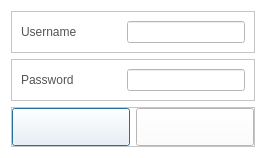
<?xml version="1.0" encoding="UTF-8"?>
<ui version="4.0">
 <class>SetupLoginDialog</class>
 <widget class="QDialog" name="SetupLoginDialog">
  <property name="geometry">
   <rect>
    <x>0</x>
    <y>0</y>
    <width>258</width>
    <height>154</height>
   </rect>
  </property>
  <property name="windowTitle">
   <string>Dialog</string>
  </property>
  <property name="styleSheet">
   <string notr="true">QLabel
{
	color: rgb(84, 84, 84);
	font: 14pt &quot;Segoe UI&quot;;
}
QPushButton
{
	color: rgb(84, 84, 84);
	font: 14pt &quot;Segoe UI&quot;;
}
QLineEdit
{
	color: rgb(84, 84, 84);
	font: 14pt &quot;Segoe UI&quot;;
}
QWidget
{
	background-color: rgb(255, 255, 255);
}</string>
  </property>
  <layout class="QGridLayout" name="gridLayout">
   <item row="0" column="0">
    <widget class="QFrame" name="frame0">
     <property name="frameShape">
      <enum>QFrame::StyledPanel</enum>
     </property>
     <property name="frameShadow">
      <enum>QFrame::Raised</enum>
     </property>
     <layout class="QHBoxLayout" name="horizontalLayout_2">
      <item>
       <widget class="QLabel" name="label0">
        <property name="minimumSize">
         <size>
          <width>100</width>
          <height>0</height>
         </size>
        </property>
        <property name="text">
         <string>Username</string>
        </property>
       </widget>
      </item>
      <item>
       <widget class="QLineEdit" name="lineEdit0">
        <property name="minimumSize">
         <size>
          <width>100</width>
          <height>0</height>
         </size>
        </property>
       </widget>
      </item>
     </layout>
    </widget>
   </item>
   <item row="1" column="0">
    <widget class="QFrame" name="frame1">
     <property name="frameShape">
      <enum>QFrame::StyledPanel</enum>
     </property>
     <property name="frameShadow">
      <enum>QFrame::Raised</enum>
     </property>
     <layout class="QHBoxLayout" name="horizontalLayout_3">
      <item>
       <widget class="QLabel" name="label1">
        <property name="minimumSize">
         <size>
          <width>100</width>
          <height>0</height>
         </size>
        </property>
        <property name="text">
         <string>Password</string>
        </property>
       </widget>
      </item>
      <item>
       <widget class="QLineEdit" name="lineEdit1">
        <property name="minimumSize">
         <size>
          <width>100</width>
          <height>0</height>
         </size>
        </property>
        <property name="echoMode">
         <enum>QLineEdit::Password</enum>
        </property>
       </widget>
      </item>
     </layout>
    </widget>
   </item>
   <item row="2" column="0">
    <widget class="QFrame" name="frameBtn">
     <property name="styleSheet">
      <string notr="true">QPushButton
{
	border-image: url(&quot;:/resource/audiocd-popup-btn110-ok-n.png&quot;);
	width: 110px;
	height: 30px;
	color: rgb(84, 84, 84)
}

QPushButton:hover
{
 	border-image: url(&quot;:/resource/audiocd-popup-btn110-ok-h.png&quot;);
	width: 110px;
	height: 30px;	
	color: rgb(255, 255, 255)
}</string>
     </property>
     <property name="frameShape">
      <enum>QFrame::StyledPanel</enum>
     </property>
     <property name="frameShadow">
      <enum>QFrame::Raised</enum>
     </property>
     <layout class="QHBoxLayout" name="horizontalLayout">
      <property name="leftMargin">
       <number>0</number>
      </property>
      <property name="topMargin">
       <number>0</number>
      </property>
      <property name="rightMargin">
       <number>0</number>
      </property>
      <property name="bottomMargin">
       <number>0</number>
      </property>
      <item>
       <spacer name="horizontalSpacer">
        <property name="orientation">
         <enum>Qt::Horizontal</enum>
        </property>
        <property name="sizeHint" stdset="0">
         <size>
          <width>1</width>
          <height>20</height>
         </size>
        </property>
       </spacer>
      </item>
      <item>
       <widget class="QPushButton" name="btnOK"/>
      </item>
      <item>
       <widget class="QPushButton" name="btnCancel"/>
      </item>
      <item>
       <spacer name="horizontalSpacer_2">
        <property name="orientation">
         <enum>Qt::Horizontal</enum>
        </property>
        <property name="sizeHint" stdset="0">
         <size>
          <width>0</width>
          <height>20</height>
         </size>
        </property>
       </spacer>
      </item>
     </layout>
    </widget>
   </item>
  </layout>
 </widget>
 <resources/>
 <connections/>
</ui>
